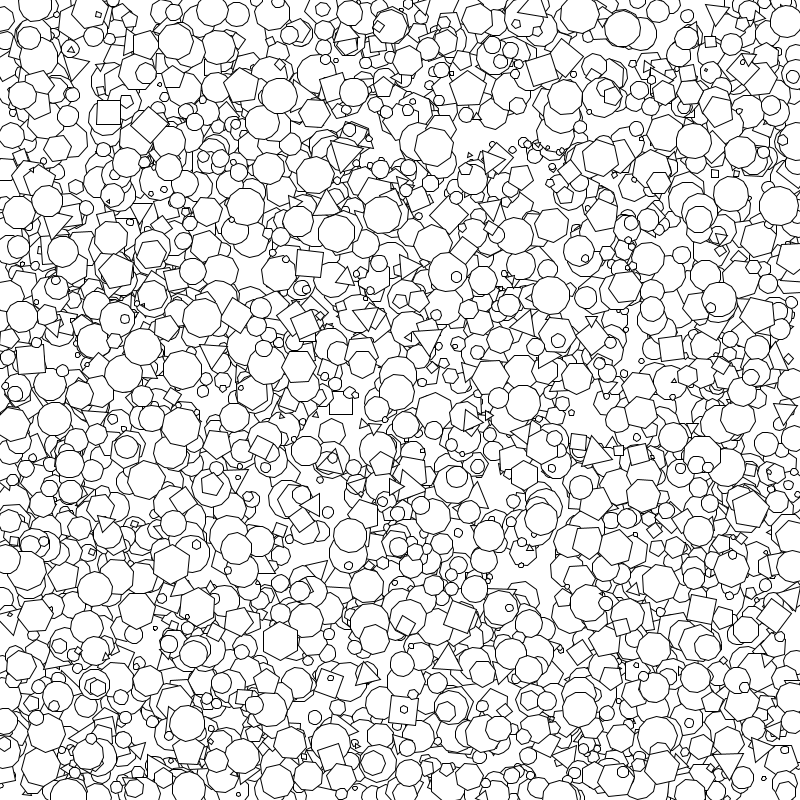
Frame 1 (no input)
Frame 60 (the mouse pressed at the canvas centre just before this capture): identical to frame 1, image omitted
Frame 120 (the mouse held since frame 60 and released just before this capture): identical to frame 1, image omitted

The Processing sketch that drew this single still picture (run headless with seeded random() and noise(); from frame 60 on, the mouse is pressed at the canvas centre):

// Processing sketch: Polygon_Wallpaper
// ── Polygon_Wallpaper.pde
void setup() {
  size(800, 800);
  background(255);
  
  float polyCount=3000;
  for(int i=0; i<polyCount; ++i) {
    pushMatrix();
    translate(random(width), random(height));
    rotate(random(TWO_PI));
    polygon(int(random(3,15)), random(2,20));
    popMatrix();
  }
}

void draw() {
}
// ── Polygon.pde
void polygon(int sideCount, float radius) {
  beginShape();
  
  float theta=0;
  float offset = TWO_PI/sideCount;
  for(int i=0; i<sideCount; ++i) {
    plot(radius, theta);
    theta += offset;
  }
  endShape(CLOSE);
}
void plot(float radius, float theta) {
  float x = radius*cos(theta);
  float y = radius*sin(theta);
  vertex(x, y);
}
